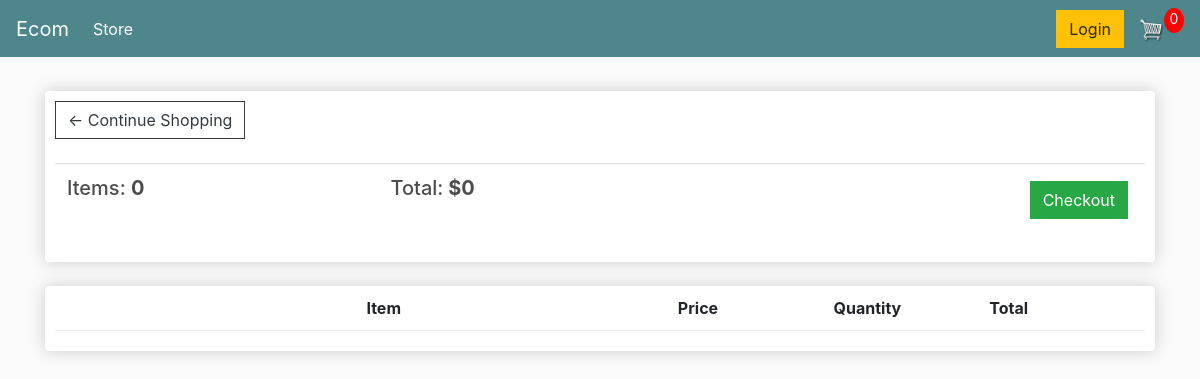
/cart/ (signed in), run on an earlier commit of the app's database.
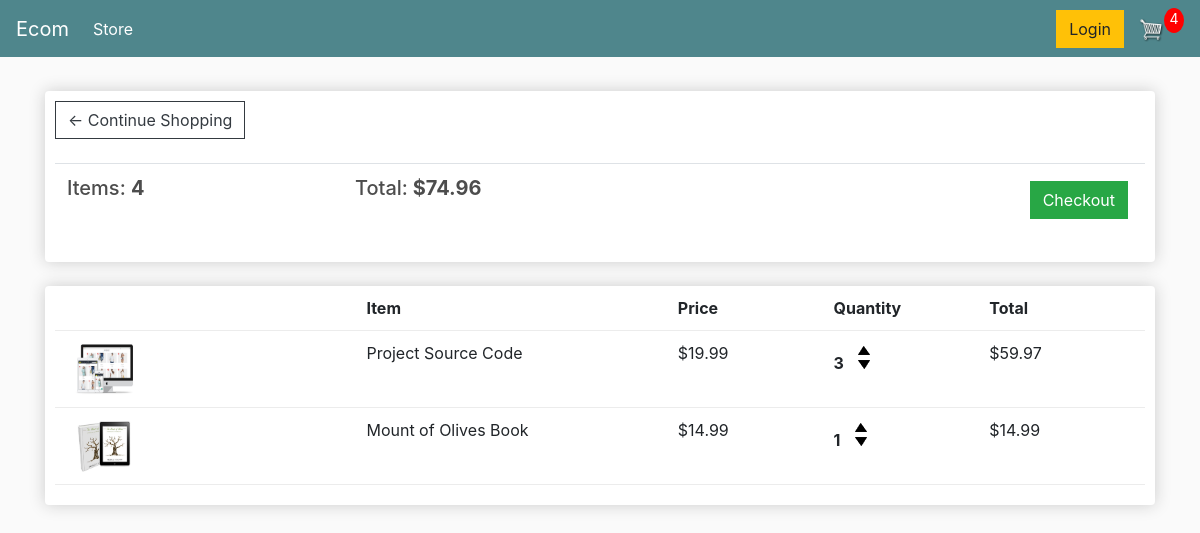
And on a later commit of the database.
### store/models.py (models this page shows, shortened)
class Order(models.Model):
	customer = models.ForeignKey(Customer, on_delete=models.SET_NULL, null=True, blank=True)
	date_ordered = models.DateTimeField(auto_now_add=True)
	complete = models.BooleanField(default=False)
	transaction_id = models.CharField(max_length=100, null=True)
	@property
	def get_cart_total(self):
		orderitems = self.orderitem_set.all()
		total = sum(item.get_total for item in orderitems)
		return total
	@property
	def get_cart_items(self):
		orderitems = self.orderitem_set.all()
		total = sum(item.quantity for item in orderitems)
		return total

class OrderItem(models.Model):
	product = models.ForeignKey(Product, on_delete=models.SET_NULL, null=True)
	order = models.ForeignKey(Order, on_delete=models.SET_NULL, null=True)
	quantity = models.IntegerField(default=0, null=True, blank=True)
	date_added = models.DateTimeField(auto_now_add=True)
	@property
	def get_total(self):
		total = self.product.price * self.quantity
		return total

class Product(models.Model):
	name = models.CharField(max_length=200)
	price = models.FloatField()
	digital = models.BooleanField(default=False,null=True, blank=True)
	image = models.ImageField(null=True, blank=True)
	@property
	def imageURL(self):
		try:
			url = self.image.url
		except:
			url = 'images/placeholder.jpg'
		return url

### store/views.py (the view)
# urls.py: path('cart/', views.cart, name="cart"),
def cart(request):
    if request.user.is_authenticated:
        customer = request.user.customer
        order, created = Order.objects.get_or_create(customer=customer, complete=False)
        items = order.orderitem_set.all()
        cartItems = order.get_cart_items
    else:
        items = []
        order = {'get_cart_total':0, 'get_cart_items':0, 'shipping': False}
        cartItems = order['get_cart_items']
    context = {'items': items, 'order': order, 'cartItems': cartItems}
    return render(request, 'store/cart.html', context)

### store/templates/store/cart.html
{% extends 'store/main.html' %}
{% load static %}
{% block content %}
<div class="row">
	<div class="col-lg-12">
		<div class="box-element">
            <a  class="btn btn-outline-dark" href="{% url 'store' %}">&#x2190; Continue Shopping</a>
            <br>
            <br>
            <table class="table">
                <tr>
                    <th><h5>Items: <strong>{{order.get_cart_items}}</strong></h5></th>
                    <th><h5>Total:<strong> ${{order.get_cart_total}}</strong></h5></th>
                    <th>
                        <a  style="float:right; margin:5px;" class="btn btn-success" href="{% url 'checkout' %}">Checkout</a>
                    </th>
                </tr>
            </table>
        </div>
		<br>
        <div class="box-element">
            <div class="cart-row">
                <div style="flex:2"></div>
                <div style="flex:2"><strong>Item</strong></div>
                <div style="flex:1"><strong>Price</strong></div>
                <div style="flex:1"><strong>Quantity</strong></div>
                <div style="flex:1"><strong>Total</strong></div>
            </div>
            {% for item in items %}
            <div class="cart-row">
                <div style="flex:2"><img class="row-image" src="{{item.product.imageURL}}"></div>
                <div style="flex:2"><p>{{item.product.name}}</p></div>
                <div style="flex:1"><p>${{item.product.price|floatformat:2}}</p></div>
                <div style="flex:1">
                    <p class="quantity">{{item.quantity}}</p>
                    <div class="quantity">
                        <img data-product={{item.product.id}} data-action="add" class="chg-quantity update-cart" src="{% static  'images/arrow-up.png' %}">
                        <img data-product={{item.product.id}} data-action="remove" class="chg-quantity update-cart" src="{% static  'images/arrow-down.png' %}">
                    </div>
                </div>
                <div style="flex:1"><p>${{item.get_total}}</p></div>
            </div>
            {% endfor %}
		</div>
	</div>
</div>
{% endblock content %}

What changed in the data, as far as the page shows it:
computed for Order: get_cart_items "0" → "4"; get_cart_total "0" → "74.96"
added OrderItem: product.imageURL (picture), product.name "Project Source Code", product.price "19.99", quantity "3", get_total "59.97"
added OrderItem: product.imageURL (picture), product.name "Mount of Olives Book", product.price "14.99", quantity "1", get_total "14.99"
Also different on the page:
{{ cartItems }}: "0" → "4"
